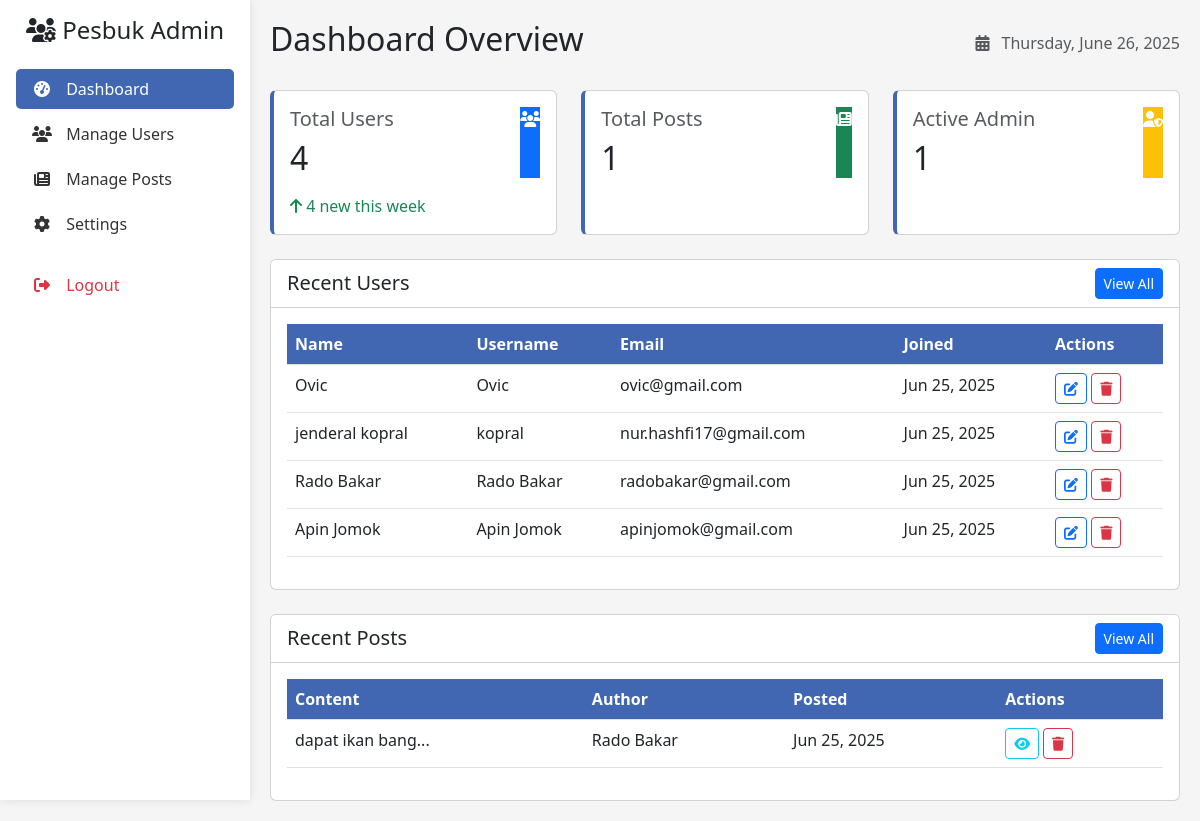
Page /admin/dashboard.php (signed in) on the earlier database version.
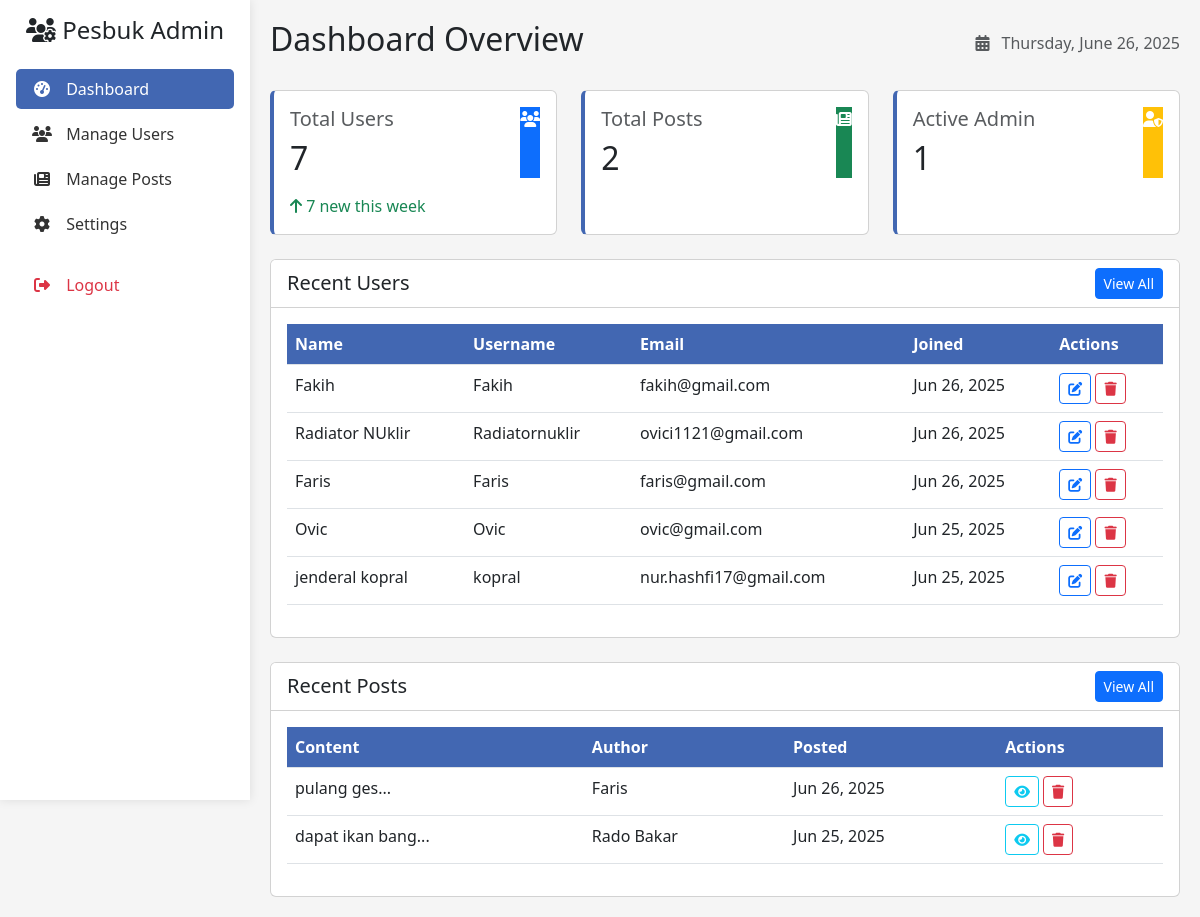
Same page on the later database version.
### tables this page shows
CREATE TABLE `users` (
  `id` int(11) NOT NULL,
  `name` varchar(100) NOT NULL,
  `username` varchar(50) NOT NULL,
  `email` varchar(100) NOT NULL,
  `photo` varchar(255) DEFAULT NULL,
  `password` varchar(255) NOT NULL,
  `full_name` varchar(100) DEFAULT NULL,
  `profile_picture` varchar(255) DEFAULT NULL,
  `bio` text DEFAULT NULL,
  `created_at` datetime DEFAULT current_timestamp(),
  `birthdate` date DEFAULT NULL,
  `work` varchar(255) DEFAULT NULL,
  `address` varchar(255) DEFAULT NULL
);

CREATE TABLE `posts` (
  `id` int(11) NOT NULL,
  `user_id` int(11) NOT NULL,
  `content` text DEFAULT NULL,
  `image` varchar(255) DEFAULT NULL,
  `created_at` datetime DEFAULT current_timestamp(),
  `photo` varchar(255) DEFAULT NULL
);

### admin/dashboard.php (the view, shortened to what this page needs)
<?php
require_once("auth_admin.php");
$stmt = $db->prepare("SELECT COUNT(*) FROM users");
$stmt->execute();
$total_users = $stmt->fetchColumn();
$stmt = $db->prepare("SELECT COUNT(*) FROM posts");
$stmt->execute();
$total_posts = $stmt->fetchColumn();
$stmt = $db->prepare("SELECT COUNT(*) FROM users WHERE created_at >= DATE_SUB(NOW(), INTERVAL 7 DAY)");
$stmt->execute();
$new_users = $stmt->fetchColumn();
$stmt = $db->prepare("SELECT * FROM users ORDER BY created_at DESC LIMIT 5");
$stmt->execute();
$recent_users = $stmt->fetchAll(PDO::FETCH_ASSOC);
$stmt = $db->prepare("
    SELECT p.*, u.name, u.username
    FROM posts p
    JOIN users u ON p.user_id = u.id
    ORDER BY p.created_at DESC
    LIMIT 5
");
$stmt->execute();
$recent_posts = $stmt->fetchAll(PDO::FETCH_ASSOC);
?>
<!DOCTYPE html>
<html lang="en">
<head>
    <link rel="stylesheet" href="https://cdn.jsdelivr.net/npm/bootstrap@5.3.0/dist/css/bootstrap.min.css">
    <link rel="stylesheet" href="https://cdnjs.cloudflare.com/ajax/libs/font-awesome/6.4.0/css/all.min.css">
</head>
<body>
    <div class="sidebar p-3">
        <h4 class="text-center mb-4">
            <i class="fas fa-users-cog"></i> Pesbuk Admin
        </h4>
        <ul class="nav flex-column">
            <li class="nav-item">
                <a class="nav-link active" href="dashboard.php">
                    <i class="fas fa-tachometer-alt"></i> Dashboard
                </a>
            </li>
            <li class="nav-item">
                <a class="nav-link" href="users.php">
                    <i class="fas fa-users"></i> Manage Users
                </a>
            </li>
            <li class="nav-item">
                <a class="nav-link" href="posts.php">
                    <i class="fas fa-newspaper"></i> Manage Posts
                </a>
            </li>
            <li class="nav-item">
                <a class="nav-link" href="settings.php">
                    <i class="fas fa-cog"></i> Settings
                </a>
            </li>
            <li class="nav-item mt-3">
                <a class="nav-link text-danger" href="logout.php">
                    <i class="fas fa-sign-out-alt"></i> Logout
                </a>
            </li>
        </ul>
    </div>
    <div class="main-content">
        <div class="d-flex justify-content-between align-items-center mb-4">
            <h2>Dashboard Overview</h2>
            <div class="text-muted">
                <i class="fas fa-calendar-alt me-2"></i> <?php echo date('l, F j, Y'); ?>
            </div>
        </div>
        <div class="row mb-4">
            <div class="col-md-4">
                <div class="card card-stat h-100">
                    <div class="card-body">
                        <div class="d-flex justify-content-between">
                            <div>
                                <h5 class="card-title text-muted">Total Users</h5>
                                <h2 class="mb-0"><?php echo $total_users; ?></h2>
                            </div>
                            <div class="icon-circle bg-primary text-white">
                                <i class="fas fa-users"></i>
                            </div>
                        </div>
                        <div class="mt-3">
                            <span class="text-success">
                                <i class="fas fa-arrow-up"></i> <?php echo $new_users; ?> new this week
                            </span>
                        </div>
                    </div>
                </div>
            </div>
            <div class="col-md-4">
                <div class="card card-stat h-100">
                    <div class="card-body">
                        <div class="d-flex justify-content-between">
                            <div>
                                <h5 class="card-title text-muted">Total Posts</h5>
                                <h2 class="mb-0"><?php echo $total_posts; ?></h2>
                            </div>
                            <div class="icon-circle bg-success text-white">
                                <i class="fas fa-newspaper"></i>
                            </div>
                        </div>
                    </div>
                </div>
            </div>
            <div class="col-md-4">
                <div class="card card-stat h-100">
                    <div class="card-body">
                        <div class="d-flex justify-content-between">
                            <div>
                                <h5 class="card-title text-muted">Active Admin</h5>
                                <h2 class="mb-0">1</h2>
                            </div>
                            <div class="icon-circle bg-warning text-white">
                                <i class="fas fa-user-shield"></i>
                            </div>
                        </div>
                    </div>
                </div>
            </div>
        </div>
        <div class="card mb-4">
            <div class="card-header bg-white d-flex justify-content-between align-items-center">
                <h5 class="mb-0">Recent Users</h5>
                <a href="users.php" class="btn btn-sm btn-primary">View All</a>
            </div>
            <div class="card-body">
                <div class="table-responsive">
                    <table class="table table-hover">
                        <thead>
                            <tr>
                                <th>Name</th>
                                <th>Username</th>
                                <th>Email</th>
                                <th>Joined</th>
                                <th>Actions</th>
                            </tr>
                        </thead>
                        <tbody>
                            <?php foreach($recent_users as $user): ?>
                            <tr>
                                <td><?php echo htmlspecialchars($user['name']); ?></td>
                                <td><?php echo htmlspecialchars($user['username']); ?></td>
                                <td><?php echo htmlspecialchars($user['email']); ?></td>
                                <td><?php echo date('M j, Y', strtotime($user['created_at'])); ?></td>
                                <td>
                                    <a href="user_edit.php?id=<?php echo $user['id']; ?>" class="btn btn-sm btn-outline-primary">
                                        <i class="fas fa-edit"></i>
                                    </a>
                                    <a href="user_delete.php?id=<?php echo $user['id']; ?>" class="btn btn-sm btn-outline-danger" onclick="return confirm('Are you sure?')">
                                        <i class="fas fa-trash"></i>
                                    </a>
                                </td>
                            </tr>
                            <?php endforeach; ?>
                        </tbody>
                    </table>
                </div>
            </div>
        </div>
        <div class="card">
            <div class="card-header bg-white d-flex justify-content-between align-items-center">
                <h5 class="mb-0">Recent Posts</h5>
                <a href="posts.php" class="btn btn-sm btn-primary">View All</a>
            </div>
            <div class="card-body">
                <div class="table-responsive">
                    <table class="table table-hover">
                        <thead>
                            <tr>
                                <th>Content</th>
                                <th>Author</th>
                                <th>Posted</th>
                                <th>Actions</th>
                            </tr>
                        </thead>
                        <tbody>
                            <?php foreach($recent_posts as $post): ?>
                            <tr>
                                <td><?php echo substr(htmlspecialchars($post['content']), 0, 50); ?>...</td>
                                <td><?php echo htmlspecialchars($post['name']); ?></td>
                                <td><?php echo date('M j, Y', strtotime($post['created_at'])); ?></td>
                                <td>
                                    <a href="post_view.php?id=<?php echo $post['id']; ?>" class="btn btn-sm btn-outline-info">
                                        <i class="fas fa-eye"></i>
                                    </a>
                                    <a href="post_delete.php?id=<?php echo $post['id']; ?>" class="btn btn-sm btn-outline-danger" onclick="return confirm('Are you sure?')">
                                        <i class="fas fa-trash"></i>
                                    </a>
                                </td>
                            </tr>
                            <?php endforeach; ?>
                        </tbody>
                    </table>
                </div>
            </div>
        </div>
    </div>
</body>
</html>

### admin/dashboard.php (style rules this page uses)
:root { --primary-color: #4267B2; --secondary-color: #f8f9fa; }
body { background-color: #f5f5f5; }
.sidebar { background-color: white; min-height: 100vh; box-shadow: 0 0 10px rgba(0,0,0,0.1); position: fixed; width: 250px; }
.main-content { margin-left: 250px; padding: 20px; }
.sidebar .nav-link { color: #333; border-radius: 5px; margin-bottom: 5px; }
.sidebar .nav-link:hover, .sidebar .nav-link.active { background-color: var(--primary-color); color: white !important; }
.sidebar .nav-link i { width: 20px; text-align: center; margin-right: 10px; }
.card-stat { border-left: 4px solid var(--primary-color); transition: transform 0.3s; }
.table th { background-color: var(--primary-color); color: white; }

Differences in the rows shown:
no longer on this page (row unchanged): users: name "Rado Bakar", username "Rado Bakar", email "radobakar@gmail.com", created_at "Jun 25, 2025"
no longer on this page (row unchanged): users: name "Apin Jomok", username "Apin Jomok", email "apinjomok@gmail.com", created_at "Jun 25, 2025"
added users: name "Fakih", username "Fakih", email "fakih@gmail.com", created_at "Jun 26, 2025"
added users: name "Radiator NUklir", username "Radiatornuklir", email "ovici1121@gmail.com", created_at "Jun 26, 2025"
added users: name "Faris", username "Faris", email "faris@gmail.com", created_at "Jun 26, 2025"
added posts: content "pulang ges", user.name "Faris", created_at "Jun 26, 2025"
Other differences:
$total_users: "4" → "7"
$new_users: "4" → "7"
$total_posts: "1" → "2"
